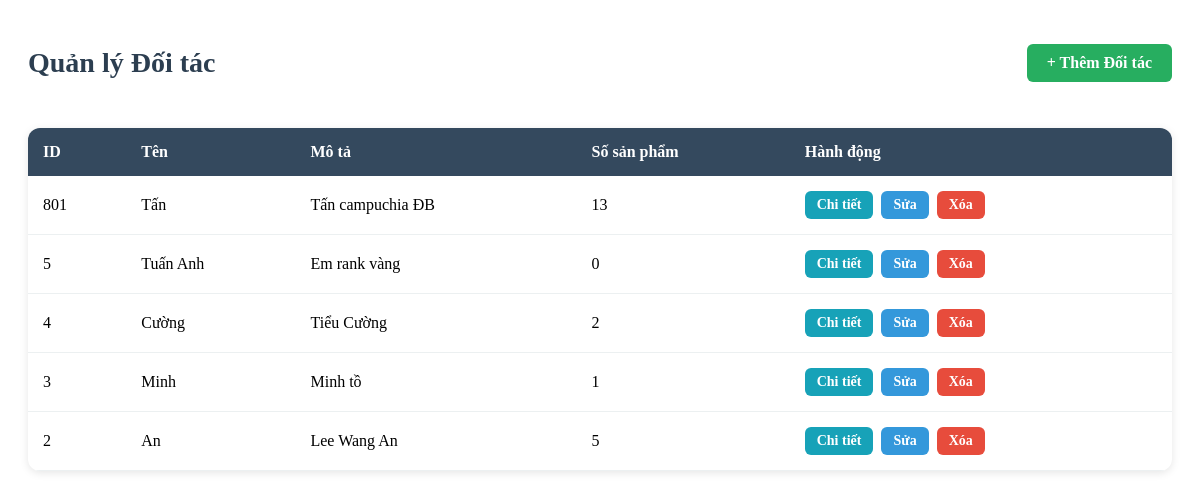
/pages/admin_partners.php, run on the app's committed database.
### tables this page shows
CREATE TABLE `nhasanxuat` (
  `id` int(11) NOT NULL,
  `name` varchar(100) NOT NULL,
  `description` text DEFAULT NULL
);

### pages/admin_partners.php (the view, shortened to what this page needs)
<?php
include __DIR__ . '/../config/db.php';
$sql = "SELECT n.id, n.name, n.description, COUNT(p.id) as product_count
        FROM nhasanxuat n
        LEFT JOIN products p ON n.id = p.manufacturer_id
        GROUP BY n.id, n.name, n.description
        ORDER BY n.id DESC";
$res = $conn->query($sql);
?>
<link rel="stylesheet" href="css/partners.css">
<div class="container">
    <div class="page-header">
        <h1 class="page-title">Quản lý Đối tác</h1>
        <a href="index.php?page=partner_add" class="btn btn-success">+ Thêm Đối tác</a>
    </div>
    <div class="table-container">
        <?php if ($res && $res->num_rows > 0): ?>
            <table>
                <thead>
                <tr>
                    <th>ID</th>
                    <th>Tên</th>
                    <th>Mô tả</th>
                    <th>Số sản phẩm</th>
                    <th>Hành động</th>
                </tr>
                </thead>
                <tbody>
                <?php while ($row = $res->fetch_assoc()): ?>
                    <tr>
                        <td><?= $row['id'] ?></td>
                        <td><?= htmlspecialchars($row['name']) ?></td>
                        <td><?= htmlspecialchars($row['description']) ?></td>
                        <td><?= $row['product_count'] ?></td>
                        <td>
                            <div class="action-buttons">
                                <a href="index.php?page=partners_detail&id=<?= $row['id'] ?>"
                                   class="btn btn-sm btn-info">
                                   Chi tiết
                                </a>
                                <a href="index.php?page=partner_edit&id=<?= $row['id'] ?>"
                                   class="btn btn-sm btn-primary">Sửa</a>
                                <a href="index.php?page=partner_delete&id=<?= $row['id'] ?>"
                                   class="btn btn-sm btn-danger"
                                   onclick="return confirm('Xác nhận xóa?')">Xóa</a>
                            </div>
                        </td>
                    </tr>
                <?php endwhile; ?>
                </tbody>
            </table>
        <?php else: ?>
            <div class="alert alert-info">Chưa có đối tác nào.</div>
        <?php endif; ?>
    </div>
</div>

### css/partners.css (style rules this page uses)
.container { max-width: 1400px; margin: 0 auto; padding: 20px; }
.page-header { display: flex; justify-content: space-between; align-items: center; margin-bottom: 30px; }
.page-title { font-size: 28px; font-weight: bold; color: #2c3e50; }
.btn { padding: 10px 20px; border-radius: 6px; text-decoration: none; font-weight: 600; transition: all 0.3s ease; border: none; cursor: pointer; display: inline-block; }
.btn-success { background: #27ae60; color: #fff; }
.btn-primary { background: #3498db; color: #fff; }
.btn-info { background: #17a2b8; color: #fff; }
.btn-danger { background: #e74c3c; color: #fff; }
.btn-sm { padding: 6px 12px; font-size: 14px; }
.table-container { background: #fff; border-radius: 12px; box-shadow: 0 2px 8px rgba(0, 0, 0, 0.1); overflow: hidden; margin-bottom: 40px; }
table { width: 100%; border-collapse: collapse; }
thead { background: #34495e; color: #fff; }
thead th { padding: 15px; text-align: left; font-weight: 600; }
tbody tr { border-bottom: 1px solid #ecf0f1; transition: background 0.2s ease; }
tbody td { padding: 15px; }
.action-buttons { display: flex; gap: 8px; }

### data on the page
nhasanxuat: id "801", name "Tấn", description "Tấn campuchia ĐB", product_count "13"
nhasanxuat: id "5", name "Tuấn Anh", description "Em rank vàng", product_count "0"
nhasanxuat: id "4", name "Cường", description "Tiểu Cường", product_count "2"
nhasanxuat: id "3", name "Minh", description "Minh tồ", product_count "1"
nhasanxuat: id "2", name "An", description "Lee Wang An", product_count "5"
